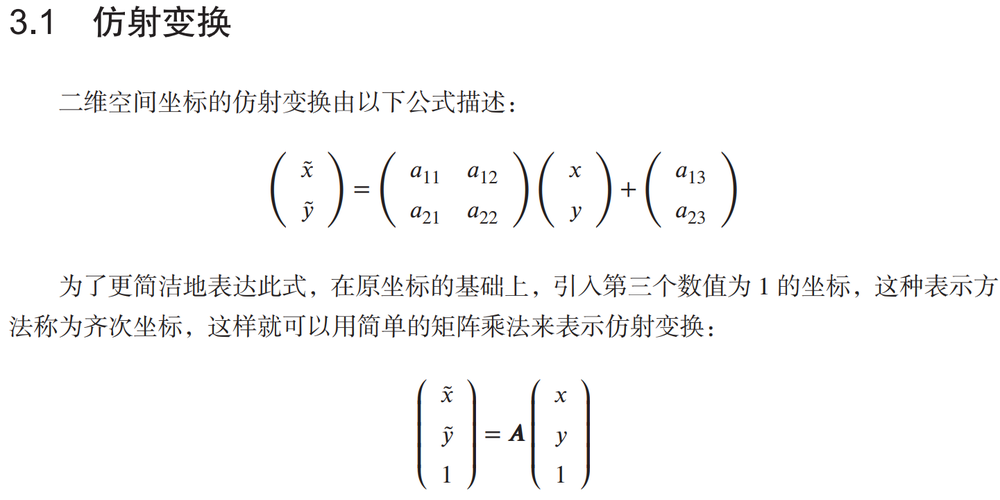
//> input picture DigitalImageProcessing/image/1.png, 1000 x 500 px, shrunk from 1441 x 720 before the run
$ ./contour ../image/1.png   (built with g++ and OpenCV 4)
//> lines starting //> are read from the running program, lines starting //| are printed output that depends on the picture; after the words box and inside, x2 and y2 are one past the last pixel; in counts of white or black regions, pixels touching at a corner belong together
/**
 * @File    : contour.cpp
 * @Brief   : 轮廓：
        查找、绘制轮廓
        外包、拟合轮廓
        轮廓的周长和面积
        点和轮廓的位置关系
        轮廓的凸包缺陷
 * @Author  : Wei Li
 * @Date    : 2021-10-19
*/

#include <iostream>
#include <vector>
#include <opencv2/core.hpp>
#include <opencv2/imgproc.hpp>
#include <opencv2/highgui.hpp>


// -------------------------------
int main(int argc, char** argv)
{
    // tips for coding, 实现矩阵的平铺 repeat(tile() function in Numpy)
    if (argc > 1)
    {
        cv::Mat image = cv::imread(argv[1], 0);
//> image: 500 rows x 1000 cols, CV_8UC1; min 0, max 255, mean 247.9
        if (!image.data)
        {
            std::cout << "Error: reading image unsuccesfully." << std::endl;
            return -1;
        }
        cv::imshow("OriginImage", image);

        cv::GaussianBlur(image, image, cv::Size(3, 3), 0.5);
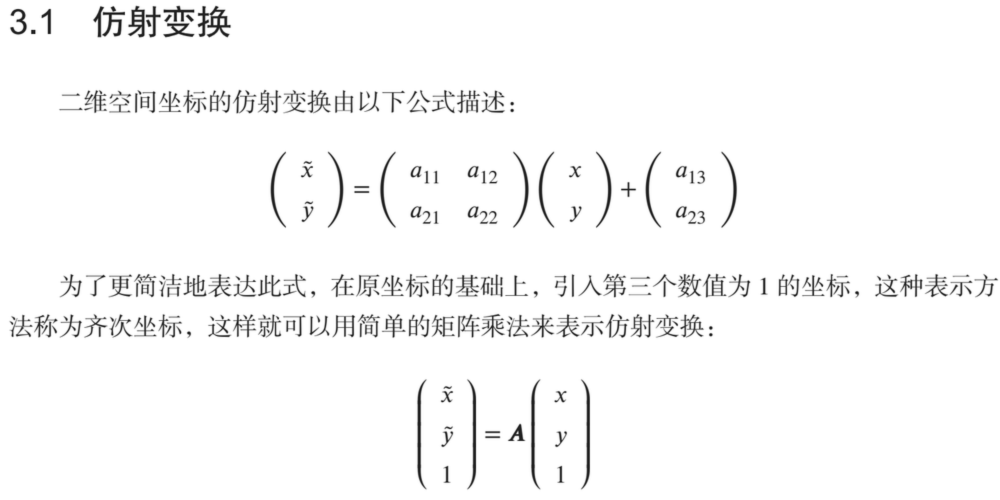
//> image: 500 rows x 1000 cols, CV_8UC1; min 27, max 255, mean 247.9
        cv::Mat binaryImg;
        cv::Canny(image, binaryImg, 50, 200);
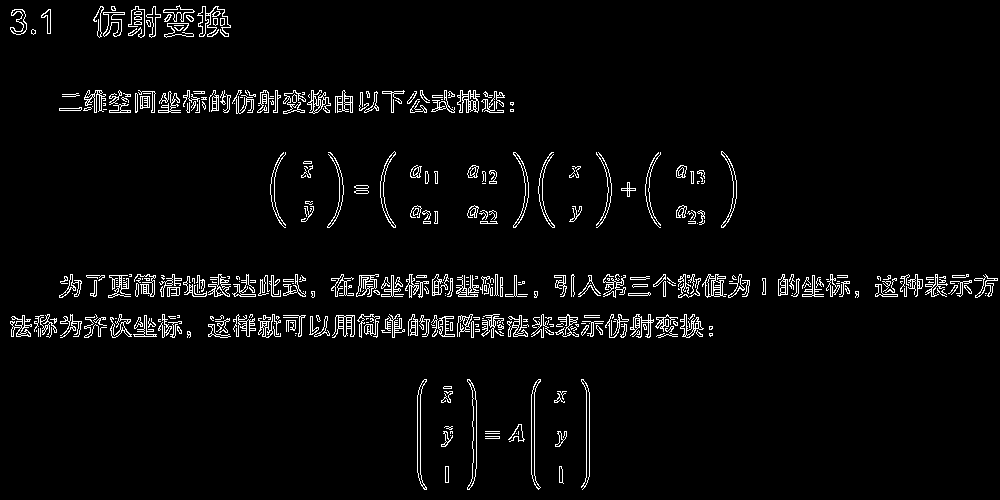
//> binaryImg: 500 rows x 1000 cols, CV_8UC1; 3.8% white in thin lines or dots
        cv::imshow("EdgeImage", binaryImg);

        std::vector<std::vector<cv::Point>> contours;
        cv::findContours(binaryImg, contours, cv::RETR_EXTERNAL, cv::CHAIN_APPROX_SIMPLE);
//> contours = 417 contours, 282 with area under 20; largest, box (x1, y1, x2, y2) and area: (467, 379, 477, 490) 349, (531, 379, 541, 490) 323, (417, 379, 427, 490) 321, (581, 379, 590, 490) 315, (702, 274, 726, 298) 311

        int num = contours.size();
//> num = 417
        for (size_t i = 0; i < num; ++i)
        {
            cv::Rect rect = cv::boundingRect(contours[i]);
            if (rect.area() > 1000)
            {
                cv::rectangle(image, rect, cv::Scalar(255));
            }
        }
//> this loop made 417 passes
//> rect on passes 1 to 3: Rect(559, 466, 5, 18), Rect(445, 466, 4, 17), Rect(485, 436, 15, 3)
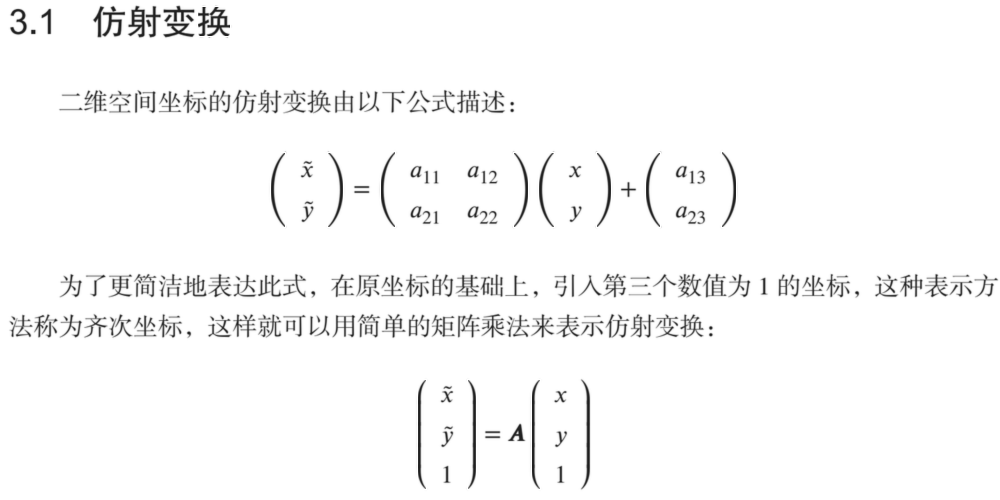
//> image: 500 rows x 1000 cols, CV_8UC1; 0.17% of pixels changed, all inside (x1, y1, x2, y2) = (197, 6, 737, 490)
        cv::imshow("Image", image);

        // // ------------ step 1, 查找、绘制轮廓 ------------
        // cv::findContours()
        // cv::drawContours()
        // // ------------ step 2, 外包、拟合轮廓 ------------
        // cv::approxPolyDP()
        // cv::boundingRect()
        // // ------------ step 3, 轮廓的周长和面积 ------------
        // cv::arcLength()
        // cv::contourArea()
        // // ------------ step 4, 点和轮廓的位置关系 ----------
        // cv::pointPolygonTest()
        // // ------------ step 5, 轮廓的凸包缺陷 ------------
        // cv::convexityDefects()

        cv::waitKey(0);
        cv::destroyAllWindows();
        return 0;
//> (the program exits here)

$ run again, on DigitalImageProcessing/image/101.png
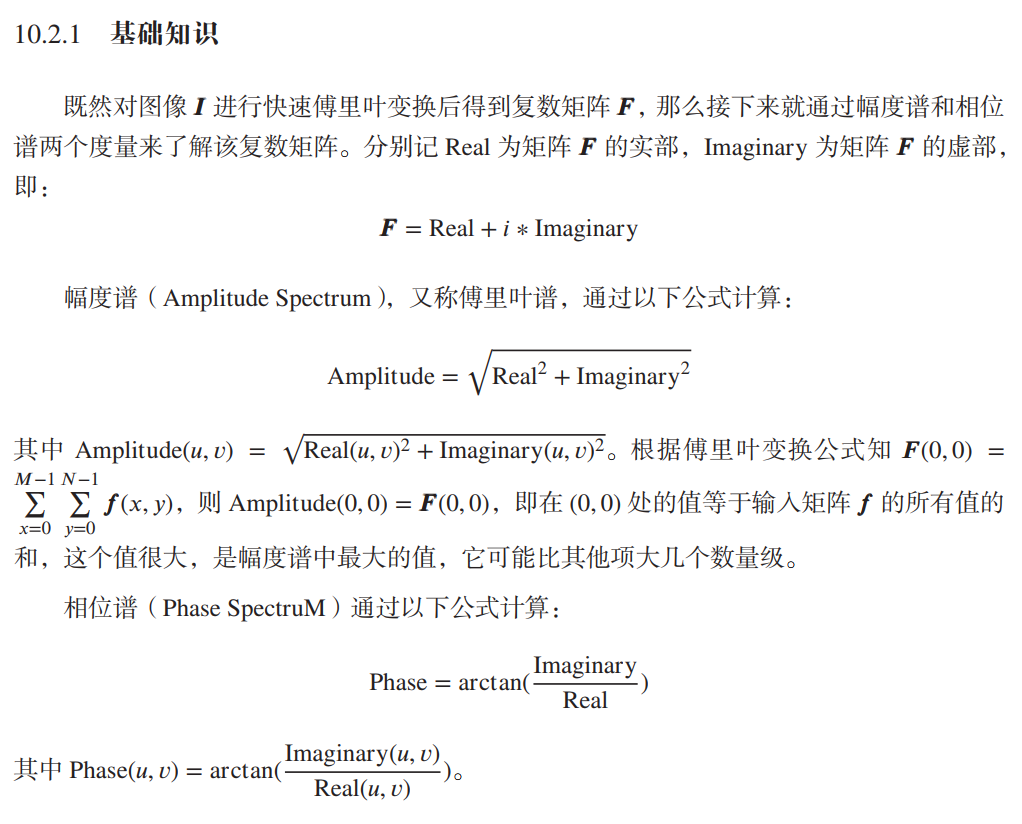
//> input picture DigitalImageProcessing/image/101.png, 1022 x 824 px
//> `cv::GaussianBlur(image, image, cv::Size(3, 3), 0.5);`:
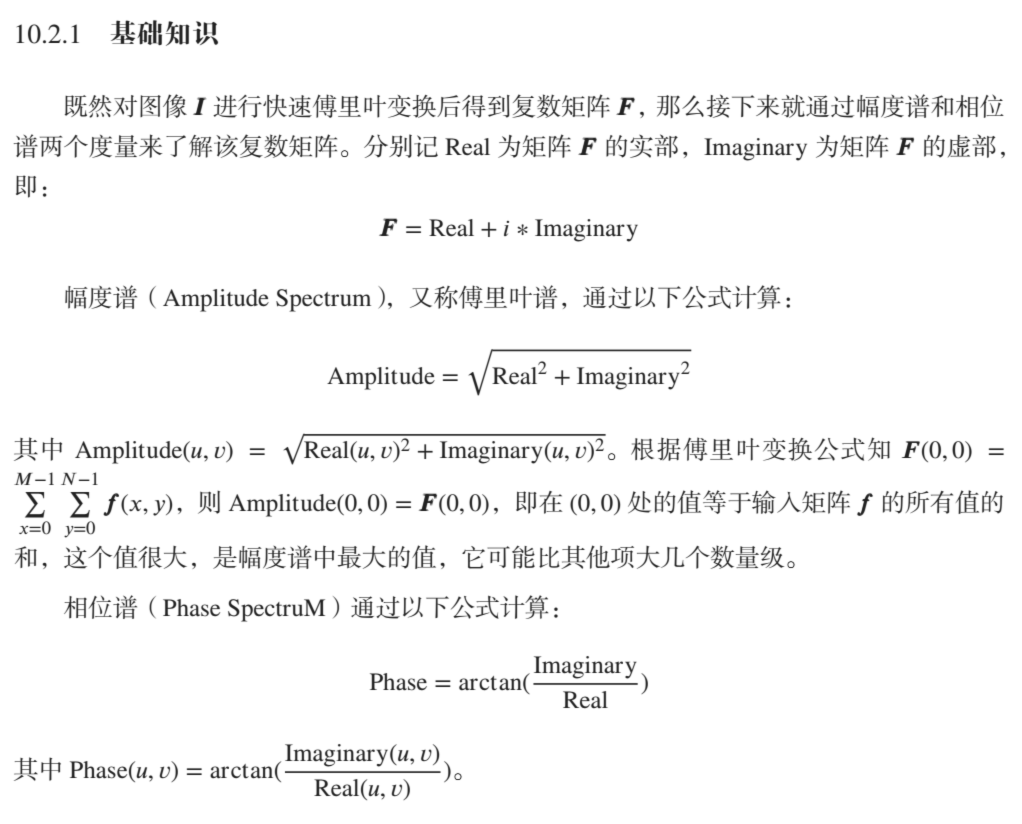
//> image: 824 rows x 1022 cols, CV_8UC1; min 33, max 255, mean 245.8
//> `cv::Canny(image, binaryImg, 50, 200);`:
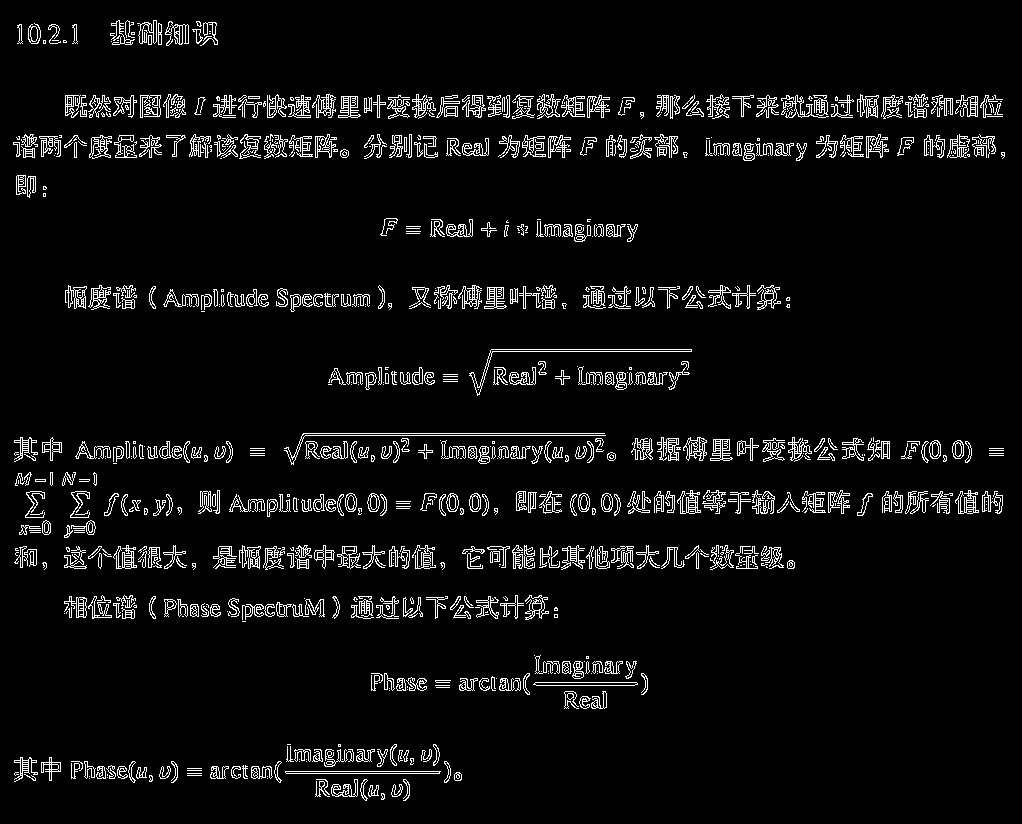
//> binaryImg: 824 rows x 1022 cols, CV_8UC1; 5.4% white in thin lines or dots
//> contours = 855 contours, 471 with area under 20; largest, box (x1, y1, x2, y2) and area: (469, 349, 692, 396) 554, (683, 437, 707, 461) 326, (285, 771, 441, 774) 308, (533, 682, 638, 686) 304, (89, 135, 112, 159) 289
//> num = 855
//> the loop `for (size_t i = 0; i < num; ++i)` made 855 passes
//> rect on passes 1 to 3: Rect(381, 793, 4, 7), Rect(368, 785, 11, 12), Rect(391, 784, 12, 13)

$ run again, on DigitalImageProcessing/image/103.png
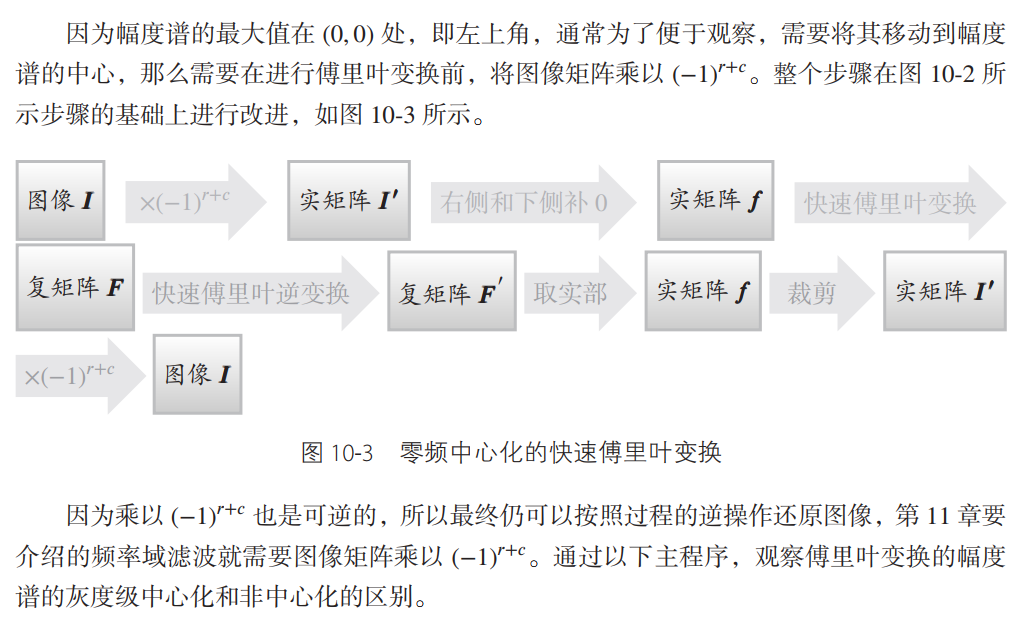
//> input picture DigitalImageProcessing/image/103.png, 1023 x 629 px
//> `cv::Canny(image, binaryImg, 50, 200);`:
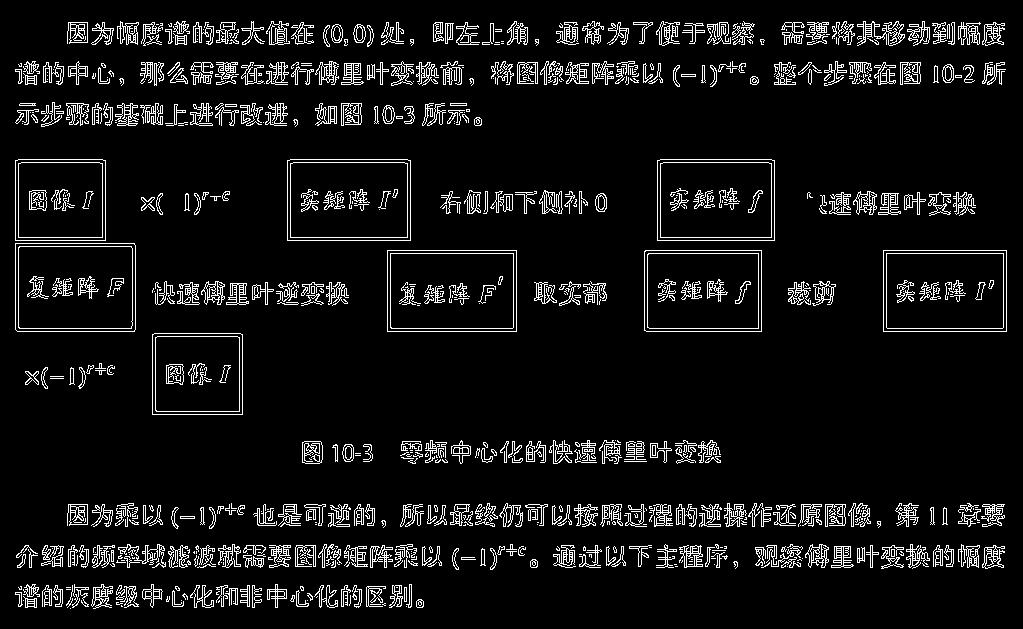
//> binaryImg: 629 rows x 1023 cols, CV_8UC1; 7.6% white in thin lines or dots
//> contours = 715 contours, 420 with area under 20; largest, box (x1, y1, x2, y2) and area: (15, 243, 136, 332) 10555, (387, 250, 517, 332) 10449, (883, 250, 1007, 332) 9963, (287, 159, 411, 241) 9958, (644, 250, 762, 332) 9475
//> num = 715
//> the loop `for (size_t i = 0; i < num; ++i)` made 715 passes
//> rect on passes 1 to 3: Rect(70, 608, 1, 1), Rect(406, 606, 1, 1), Rect(121, 605, 2, 2)
//> after the loop `for (size_t i = 0; i < num; ++i)`:
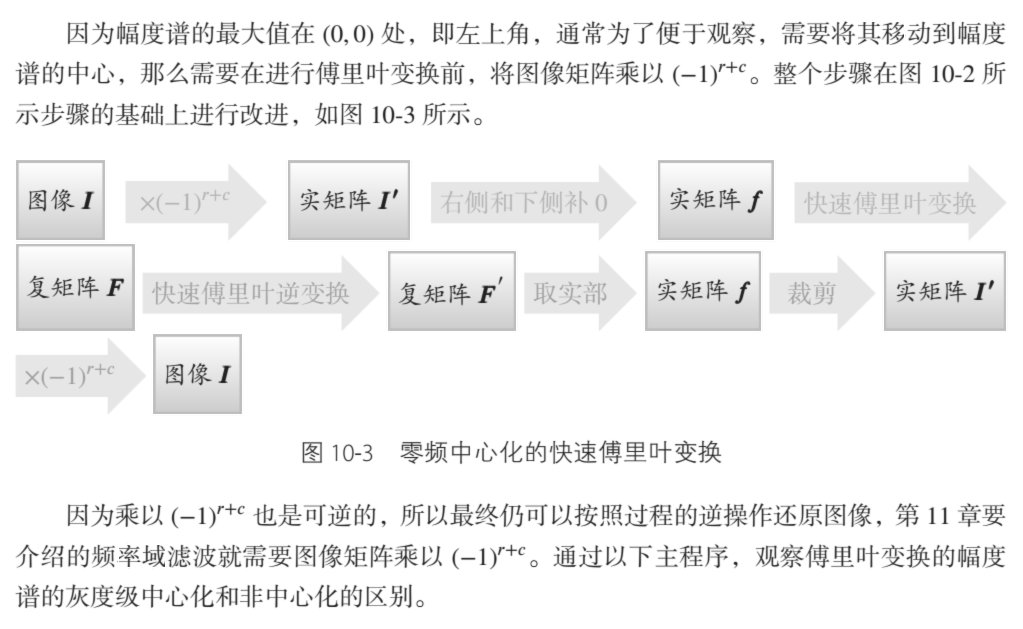
//> image: 629 rows x 1023 cols, CV_8UC1; min 33, max 255, mean 240.5

$ run again, on DigitalImageProcessing/image/104.png
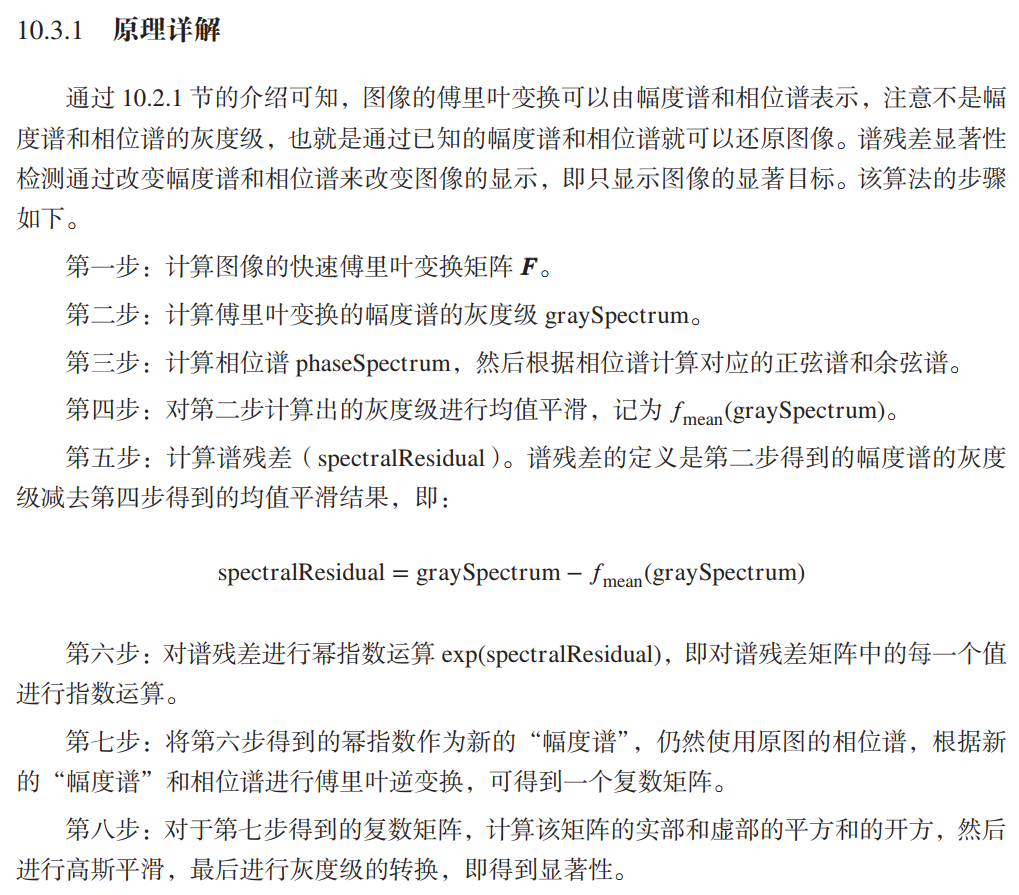
//> input picture DigitalImageProcessing/image/104.png, 1019 x 895 px
//> `cv::Canny(image, binaryImg, 50, 200);`:
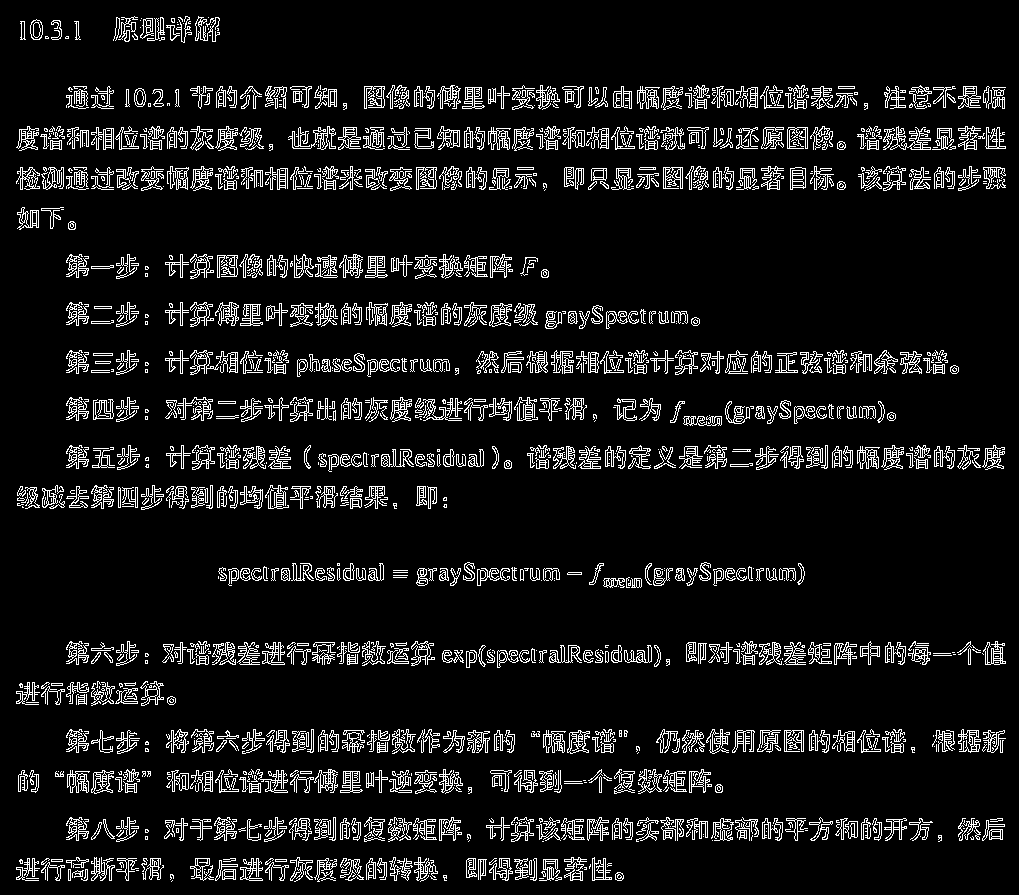
//> binaryImg: 895 rows x 1019 cols, CV_8UC1; 8.9% white in thin lines or dots
//> contours = 1452 contours, 835 with area under 20; largest, box (x1, y1, x2, y2) and area: (190, 350, 238, 375) 359, (883, 126, 931, 150) 334, (91, 770, 114, 794) 328, (567, 730, 590, 754) 328, (489, 303, 512, 327) 328
//> num = 1452
//> the loop `for (size_t i = 0; i < num; ++i)` made 1452 passes
//> rect on passes 1 to 3: Rect(171, 880, 2, 2), Rect(539, 878, 5, 1), Rect(26, 878, 13, 1)
